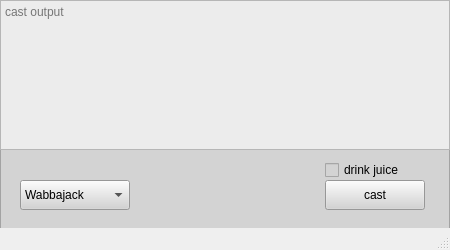
<?xml version="1.0" encoding="UTF-8"?>
<ui version="4.0">
 <class>MainWindow</class>
 <widget class="QMainWindow" name="MainWindow">
  <property name="geometry">
   <rect>
    <x>0</x>
    <y>0</y>
    <width>450</width>
    <height>250</height>
   </rect>
  </property>
  <property name="minimumSize">
   <size>
    <width>450</width>
    <height>250</height>
   </size>
  </property>
  <property name="maximumSize">
   <size>
    <width>450</width>
    <height>250</height>
   </size>
  </property>
  <property name="windowTitle">
   <string>MainWindow</string>
  </property>
  <widget class="QWidget" name="centralwidget">
   <widget class="QFrame" name="mainframe">
    <property name="geometry">
     <rect>
      <x>0</x>
      <y>0</y>
      <width>450</width>
      <height>250</height>
     </rect>
    </property>
    <property name="styleSheet">
     <string notr="true">background-color: lightgrey
</string>
    </property>
    <property name="frameShape">
     <enum>QFrame::StyledPanel</enum>
    </property>
    <property name="frameShadow">
     <enum>QFrame::Raised</enum>
    </property>
    <widget class="QPushButton" name="cast_btn">
     <property name="geometry">
      <rect>
       <x>325</x>
       <y>180</y>
       <width>100</width>
       <height>30</height>
      </rect>
     </property>
     <property name="text">
      <string>cast</string>
     </property>
    </widget>
    <widget class="QFrame" name="frame">
     <property name="geometry">
      <rect>
       <x>0</x>
       <y>0</y>
       <width>450</width>
       <height>150</height>
      </rect>
     </property>
     <property name="frameShape">
      <enum>QFrame::StyledPanel</enum>
     </property>
     <property name="frameShadow">
      <enum>QFrame::Raised</enum>
     </property>
     <widget class="QTextBrowser" name="textBrowser">
      <property name="geometry">
       <rect>
        <x>0</x>
        <y>0</y>
        <width>450</width>
        <height>150</height>
       </rect>
      </property>
      <property name="styleSheet">
       <string notr="true">background-color:rgb(236, 236, 236)</string>
      </property>
      <property name="acceptRichText">
       <bool>true</bool>
      </property>
      <property name="placeholderText">
       <string>cast output</string>
      </property>
     </widget>
    </widget>
    <widget class="QComboBox" name="item_selector">
     <property name="geometry">
      <rect>
       <x>20</x>
       <y>180</y>
       <width>110</width>
       <height>30</height>
      </rect>
     </property>
     <item>
      <property name="text">
       <string>Wabbajack</string>
      </property>
     </item>
    </widget>
    <widget class="QCheckBox" name="drink_juice">
     <property name="geometry">
      <rect>
       <x>325</x>
       <y>160</y>
       <width>100</width>
       <height>20</height>
      </rect>
     </property>
     <property name="text">
      <string>drink juice</string>
     </property>
    </widget>
   </widget>
  </widget>
  <widget class="QStatusBar" name="statusbar"/>
 </widget>
 <resources/>
 <connections/>
</ui>
